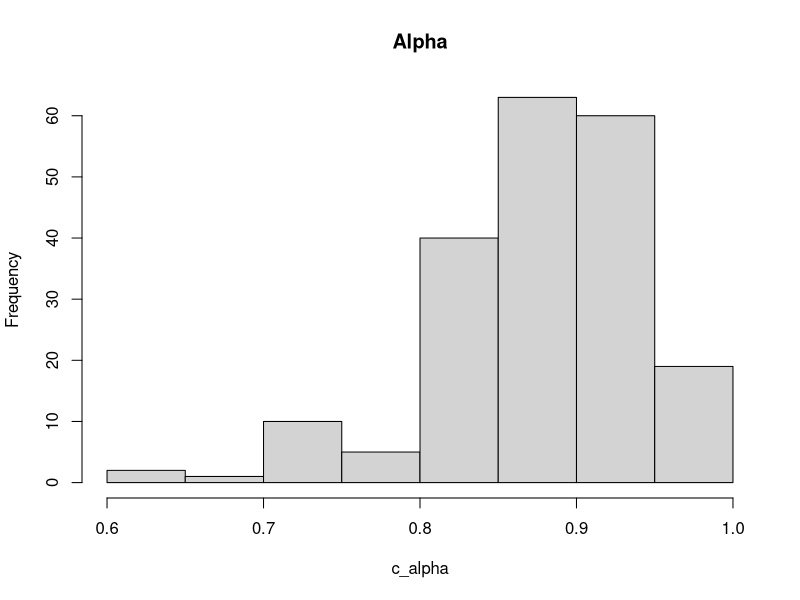
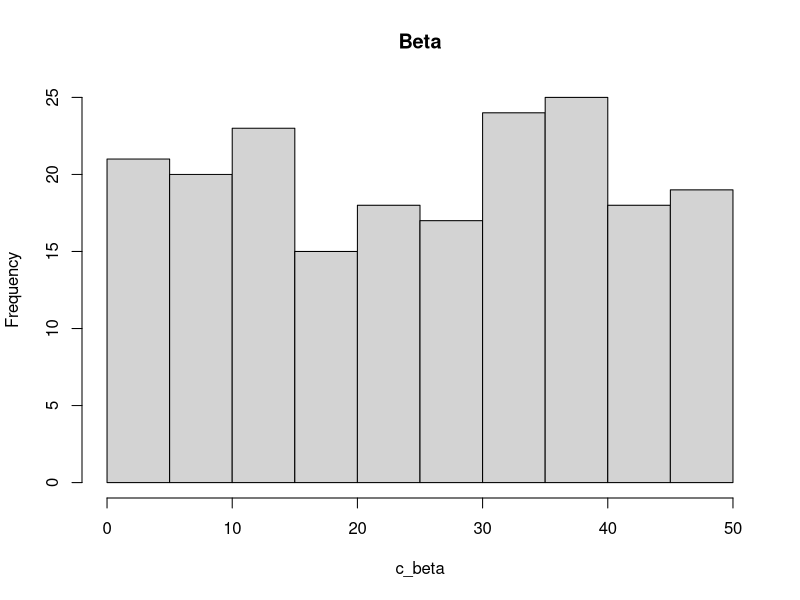

Source code (R) for these figures, in order: (Note: this script raises an error after producing the figures.)


# Distributions of parameters

# Alpha
c_alpha <- rbeta(200, 22, 3)
hist(c_alpha, main = "Alpha")

# Beta
c_beta <- runif(200, 0, 50)
hist(c_beta, main = "Beta")

# Lambda
c_lambda <- rtruncnorm(200, a = 0, b = 3, mean = 1.955, sd = 0.5)
hist(c_lambda, main = "Lambda")

# Kappa 1
c_kappa_1 <- runif(200, 0.1, 1)
hist(c_kappa_1, main = "Kappa 1")

# Kappa 2
c_kappa_2 <- runif(200, 0.2, 1)
hist(c_kappa_2, main = "Kappa 2")

# Theta
c_theta <- rtruncnorm(200, a = 0.5, b = 1, mean = 0.9, sd = 0.1)
hist(c_theta, main = "Theta")

# Unc
c_unc <- runif(200, 2, 15)
hist(c_unc, main = "Uncertainty")


